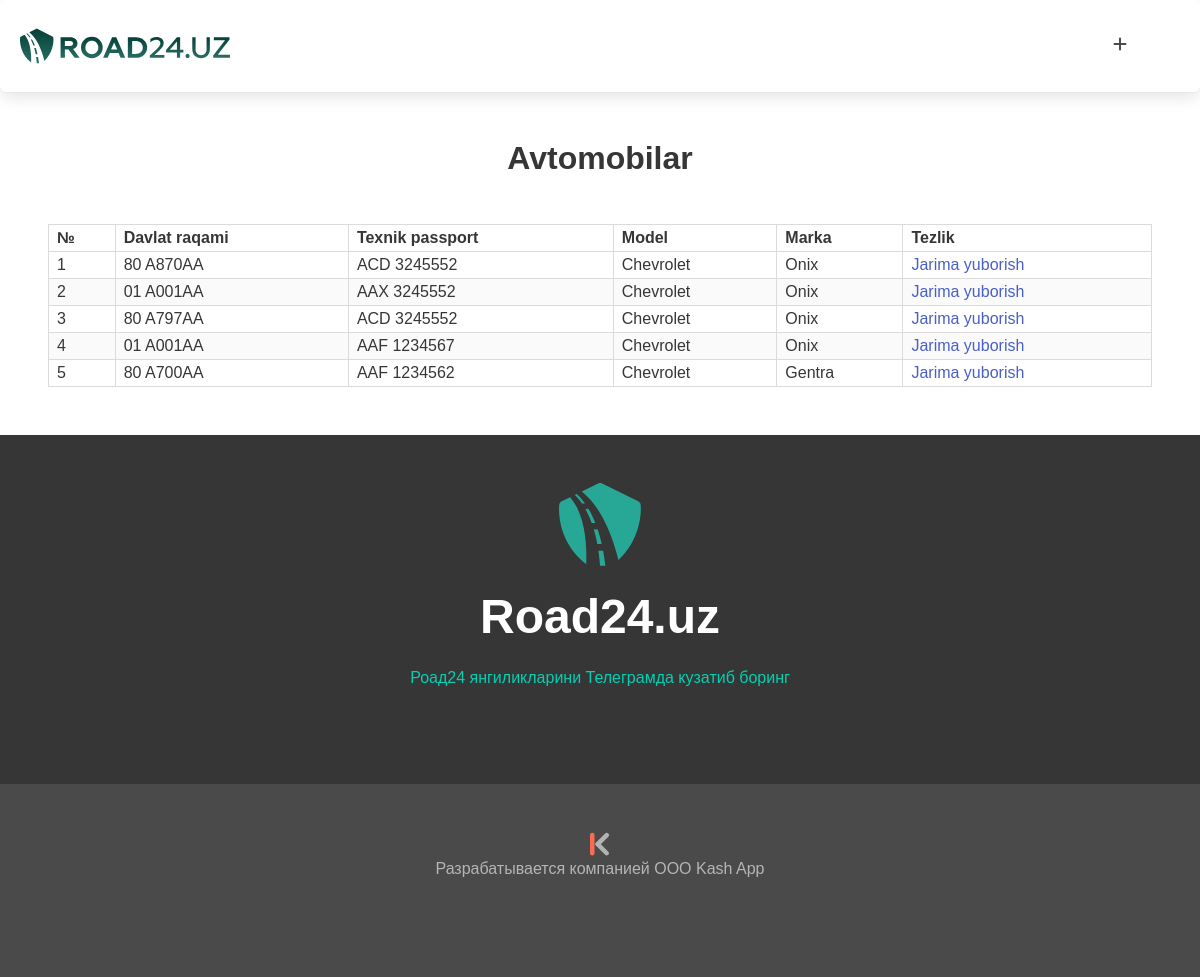
The page /shtraf/ on the database its author committed.
### road/models.py (models this page shows, shortened)
class Car(models.Model):
    number = models.CharField(max_length=200)
    teck_number = models.CharField(max_length=50)
    brand = models.CharField(max_length=100)
    model = models.CharField(max_length=100)
    image = models.ImageField(null=True, blank=True)
    user = models.ForeignKey(User, on_delete=models.CASCADE, null=True, blank=True)
    is_active = models.BooleanField(default=False)

### road/views.py (the view, shortened to what this page needs)
# urls.py: path("shtraf/" ,shtraf , name='shtraf'),
def shtraf(request):
    decision_numbers = random.randint(10000000000 , 99999999999)
    modda = random.randint(1,300)
    band = random.randint(1,10)
    data = request.POST
    car = Car.objects.filter(id=data.get("id")).first()
    min_amount = 340000
    print(data)
    cars = enumerate(Car.objects.all(), 1)
    return render(request ,  'shtraf.html'  , {'cars':cars} )

### templates/shtraf.html (shortened to what this page needs)
{% load static %}
<html lang="en">
<head>
    <link rel="stylesheet" href="https://cdnjs.cloudflare.com/ajax/libs/bulma/0.9.4/css/bulma.min.css"
 />
    <link rel="stylesheet" href="https://cdnjs.cloudflare.com/ajax/libs/font-awesome/6.5.1/css/all.min.css"
 />
    <link rel="stylesheet" href="{% static 'base/style.css' %}">
</head>
<body>
    <div class="hero-head ">
        <div class="box  ">
            <nav class="navbar">
                <div class="navbar-start">
                    <img
                        alt="">
                </div>
                <div class="navbar-end mr-6 mt-3">
                    <ion-icon class="icon">
                        <i class="fa-solid fa-plus"></i>
                    </ion-icon>
                </div>
            </nav>
        </div>
    </div>
    <div class="hero-body">
        <div class="has-text-centered">
            <h1 class="title">Avtomobilar</h1>
        </div>
        <br><br>
        <table class="table is-bordered is-striped is-narrow is-hoverable is-fullwidth">
            <thead>
                <tr>
                    <th>№</th>
                    <th>Davlat raqami</th>
                    <th>Texnik passport</th>
                    <th>Model</th>
                    <th>Marka</th>
                    <th>Tezlik</th>
                </tr>
            </thead>
            <tbody>
                {% for index, car in cars %}
                <tr>
                    <td>{{index}}</td>
                    <td>{{car.number}}</td>
                    <td>{{car.teck_number}}</td>
                    <td>{{car.model}}</td>
                    <td>{{car.brand}}</td>
                    <td><a class="js-modal-trigger" data-target="modal-js-example">
                            Jarima yuborish
                        </a></td>
                </tr>
                {% endfor %}
            </tbody>
        </table>
    </div>
    <div class="footer has-background-dark">
        <div class="has-text-centered">
            <img
                alt="">
            <br>
            <br>
            <h1 class="title has-text-white is-size-1 ">Road24.uz</h1>
            <a href="https://t.me/road24uz" class="subtitle has-text-primary  is-size-6">Роад24 янгиликларини
                Телеграмда кузатиб боринг</a>
        </div>
    </div>
    <div class="footer has-background-grey-dark">
        <div class="has-text-centered">
            <img
                alt="">
            <br>
            <p class="has-text-grey-light">Разрабатывается компанией OOO Kash App</p>
        </div>
    </div>
</body>
</html>

### static/base/style.css (style rules this page uses)
* { margin: 0px; padding: 0px; font-family: sans-serif; }

### rows shown on the page
Car: user "1", number "80 A870AA", teck_number "ACD 3245552", model "Chevrolet", brand "Onix"
Car: index "2", number "01 A001AA", teck_number "AAX 3245552", model "Chevrolet", brand "Onix"
Car: index "3", number "80 A797AA", teck_number "ACD 3245552", model "Chevrolet", brand "Onix"
Car: index "4", number "01 A001AA", teck_number "AAF 1234567", model "Chevrolet", brand "Onix"
Car: index "5", number "80 A700AA", teck_number "AAF 1234562", model "Chevrolet", brand "Gentra"
